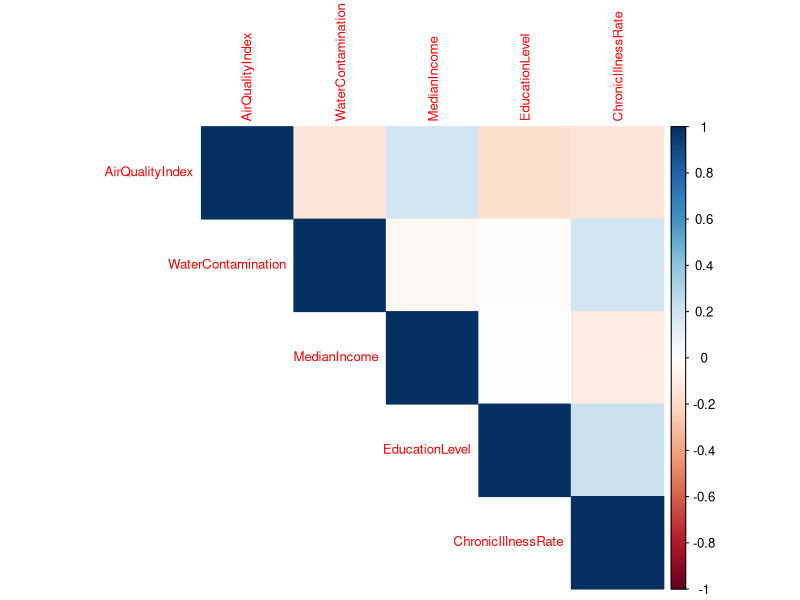
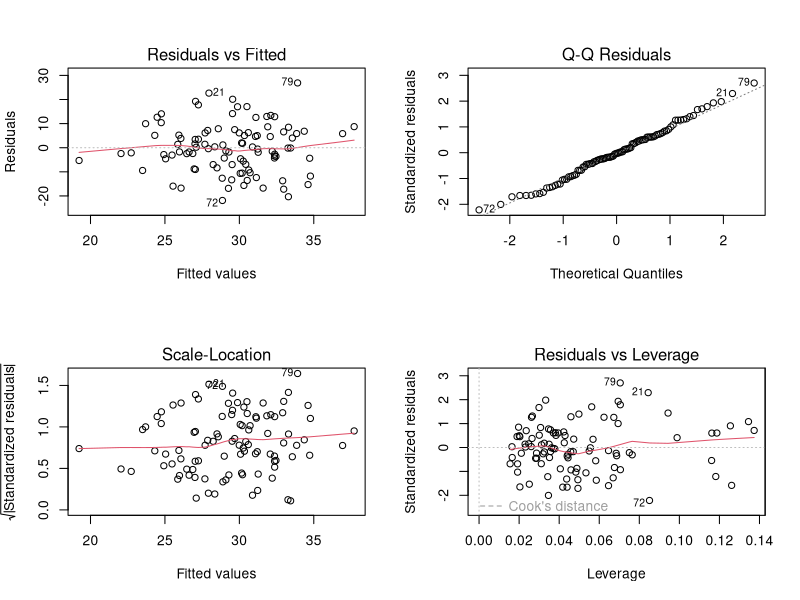
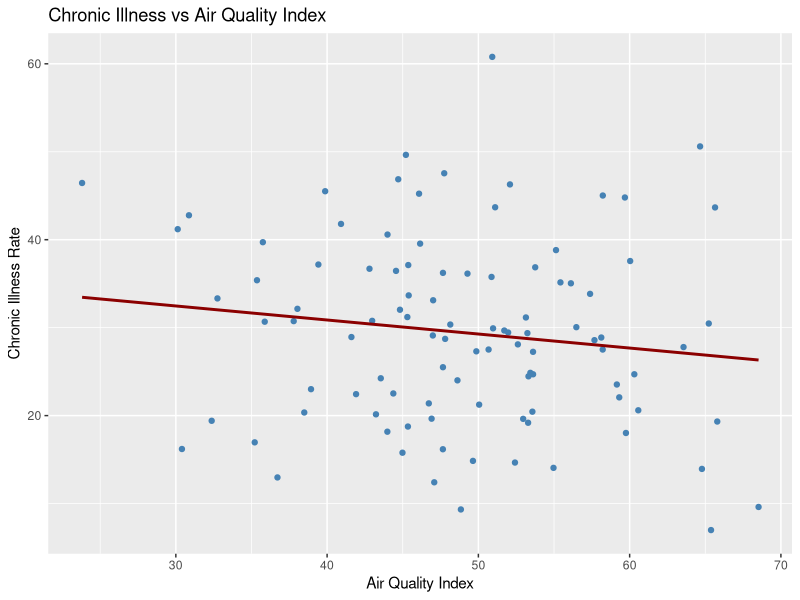

Here is the R script that generated these plots, in order:
## ---- chunk 1
knitr::opts_chunk$set(echo = TRUE)
## ---- chunk 2
library(tidyverse)
library(ggplot2)
library(corrplot)
library(car)
## ---- chunk 3
data <- read.csv("Environmental_Health_Data.csv")
## ---- chunk 4
summary(data)
## ---- chunk 5
cor_matrix <- cor(data[,-1])
corrplot(cor_matrix, method = "color", type = "upper", tl.cex = 0.8)
## ---- chunk 6
model <- lm(ChronicIllnessRate ~ AirQualityIndex + WaterContamination + MedianIncome + EducationLevel, data = data)
summary(model)
## ---- chunk 7
par(mfrow = c(2, 2))
plot(model)
## ---- chunk 8
ggplot(data, aes(x = AirQualityIndex, y = ChronicIllnessRate)) +
  geom_point(color = "steelblue") +
  geom_smooth(method = "lm", se = FALSE, color = "darkred") +
  labs(title = "Chronic Illness vs Air Quality Index", x = "Air Quality Index", y = "Chronic Illness Rate")
